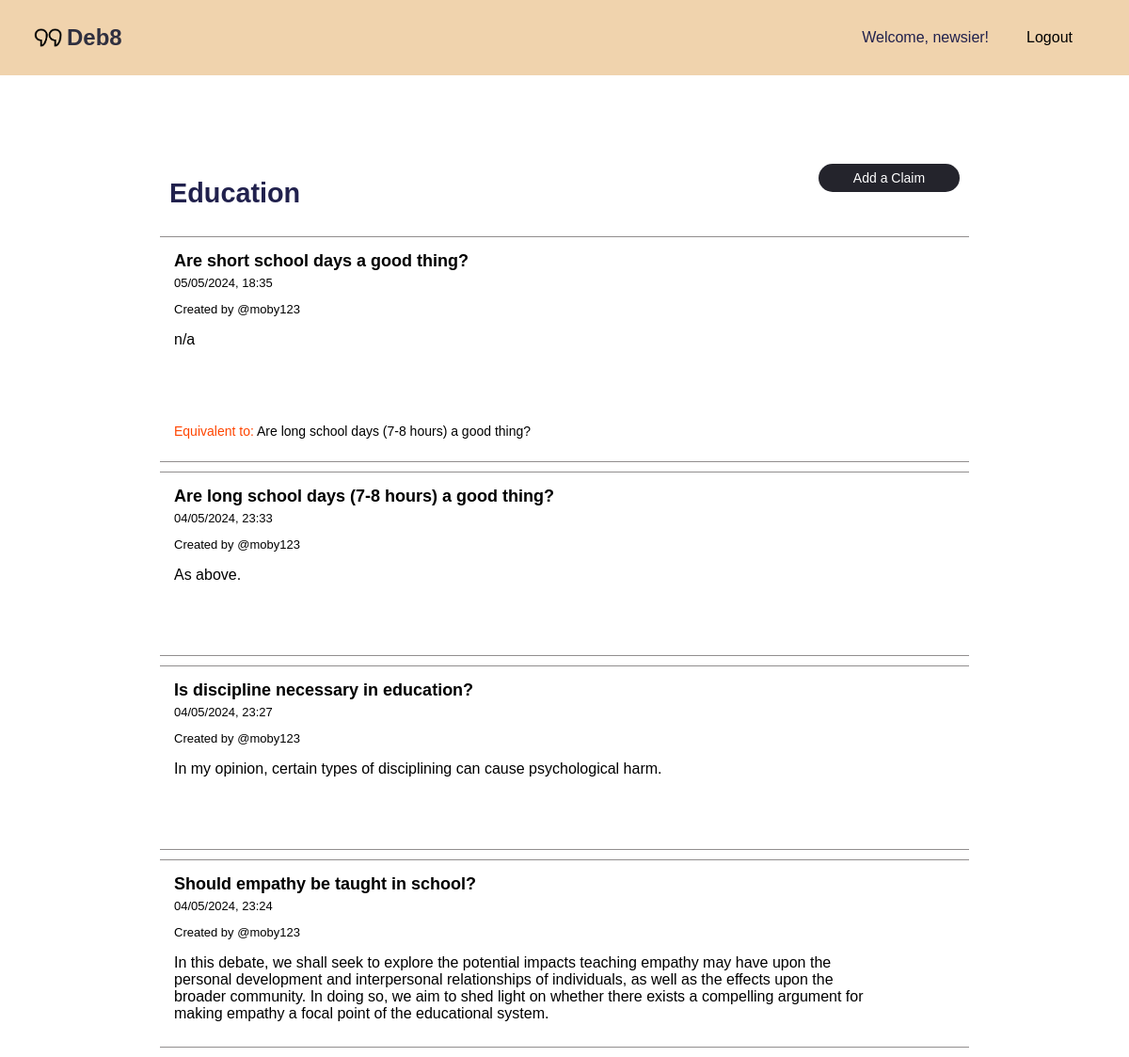
Page /topic/60 (signed in) on the committed database.
### tables this page shows
CREATE TABLE topic (
    topicID INTEGER PRIMARY KEY AUTOINCREMENT,
    topicName TEXT NOT NULL,
    postingUser INTEGER,
    creationTime INTEGER NOT NULL DEFAULT (strftime('%m/%d/%Y %H:%M:%S', 'now')),
    updateTime INTEGER NOT NULL DEFAULT (strftime('%m/%d/%Y %H:%M:%S', 'now')),
    FOREIGN KEY (postingUser) REFERENCES user(userID) ON DELETE SET NULL ON UPDATE CASCADE
);

CREATE TABLE claim (
    claimID INTEGER PRIMARY KEY AUTOINCREMENT,
    topic INTEGER NOT NULL REFERENCES topic(topicID) ON DELETE CASCADE ON UPDATE CASCADE,
    postingUser INTEGER REFERENCES user(userID) ON DELETE SET NULL ON UPDATE CASCADE,
    creationTime INTEGER NOT NULL DEFAULT (strftime('%m/%d/%Y %H:%M', 'now')),
    updateTime INTEGER NOT NULL DEFAULT (strftime('%m/%d/%Y %H:%M', 'now')),
    claimHeader VARCHAR(100),
    text TEXT NOT NULL
);

CREATE TABLE claimToClaimType (
    claimRelTypeID INTEGER NOT NULL PRIMARY KEY AUTOINCREMENT,
    claimRelType TEXT NOT NULL
);

CREATE TABLE claimToClaim (
    claimRelID INTEGER NOT NULL PRIMARY KEY AUTOINCREMENT,
    first INTEGER NOT NULL REFERENCES claim(claimID) ON DELETE CASCADE ON UPDATE CASCADE,
    second INTEGER NOT NULL REFERENCES claim(claimID) ON DELETE CASCADE ON UPDATE CASCADE,
    claimRelType INTEGER NOT NULL REFERENCES claimToClaimType(claimRelTypeID) ON DELETE CASCADE ON UPDATE CASCADE,
    CONSTRAINT claimToClaimUnique UNIQUE (first, second)
);

### app.py (the view)
@app.route('/topic/<int:topicId>')
def topic(topicId):
    try:
        with sqlite3.connect('debate.sqlite') as connection:
            cursor = connection.cursor()
            cursor.execute('SELECT * FROM topic WHERE topicID = ? ORDER BY creationTime DESC' , (topicId,))
            topic = cursor.fetchone()
            if topic is None:
                return "Topic not found", 404
            topic_data = {'topicID': topic[0], 'topicName': topic[1]}
            context = {
                'topic_data': topic_data,
                'logged_in': session.get('logged_in', False),
                'username': session.get('username', None)
            }
            cursor.execute('''
                SELECT c.claimID, c.topic, c.postingUser, c.creationTime, c.updateTime, c.claimHeader, c.text, ct.claimRelType
                FROM claim c
                LEFT JOIN claimToClaim cc ON (c.claimID = cc.first OR c.claimID = cc.second)
                LEFT JOIN claimToClaimType ct ON cc.claimRelType = ct.claimRelTypeID
                WHERE c.topic = ? ORDER BY c.creationTime DESC
            ''', (topicId,))
            claims = cursor.fetchall()
            claim_data_list = []
            for claim in claims:
                cursor.execute('''
                    SELECT cc.second, cc.claimRelType, c.claimHeader
                    FROM claimToClaim cc
                    JOIN claim c ON cc.second = c.claimID
                    WHERE cc.first = ?
                ''', (claim[0],))
                related_claims = cursor.fetchall()
                related_claims_list = [{
                    'claimID': rel[0],
                    'relation': rel[1],
                    'claimHeader': rel[2]
                } for rel in related_claims]
                claim_data = {
                    'claimID': claim[0],
                    'topic': claim[1],
                    'postingUser': claim[2],
                    'creationTime': claim[3],
                    'updateTime': claim[4],
                    'claimHeader': claim[5],
                    'text': claim[6],
                    'claimType': claim[7] or "Unknown Type",
                    'relatedClaims': related_claims_list
                }
                claim_data_list.append(claim_data)
            related_claims_json = json.dumps(claim_data_list)
            context['claims'] = claim_data_list
            return render_template('topic.html', context=context, related_claims_json=related_claims_json)
    except Exception as e:
        return f"An error occurred while fetching topic: {e}"

### templates/topic.html (shortened to what this page needs)
{% extends "base.html" %}
{% block head %}
<link rel="stylesheet" type="text/css" href="{{url_for('static', filename='topic.css')}}">
{% endblock %}
{% block content %}
<div class="main-container">
    <div class="main-header">
        <h3 id="topic-header">{{ context.topic_data.topicName }}</h3>
        <p id="add" class="add" style="cursor: pointer;">Add a Claim</p>
    </div>
    <div class="claims">
        {% for claim in context.claims %}
        <div class="claim-container">
            <a id="header" href="{{ url_for('view_claim', claim_id=claim.claimID) }}">{{claim.claimHeader}}</a>
            <div class="first-cont">
                <p class="info" id="time">{{claim.creationTime}}</p>
                <p class="info-user">Created by @{{claim.postingUser}}</p>
            </div>
            <div class="claim-info">
                <div class="text">
                    <p>{{ claim.text }}</p>
                </div>
            </div>
            {% if claim.relatedClaims %}
            <div class="orange">
                <p>{{ claim.claimType }} to:
                    {% for related in claim.relatedClaims %}
                        <a href="/claim/{{ related.claimID }}" class="related-claim-link">{{ related.claimHeader }}</a>
                    {% endfor %}
                </p>
            </div>
        {% endif %}
        </div>
        {% endfor %}
    </div>
</div>
{% endblock %}

### static/base.css (style rules this page uses)
* { font-family: Arial; }
body { padding: 0; margin: 0; background-color: white; }
a { text-decoration: none; cursor: pointer; color: black; }
.main-header h3 { color: #21214d; font-size: 1.8rem; }
h3 { color: #21214d; font-size: 1.8rem; }

### static/topic.css (style rules this page uses)
.main-container { width: 100vw; min-height: 100vh; height: auto; display: flex; flex-direction: column; align-items: center; justify-content: flex-start; }
.main-header { display: flex; justify-content: space-between; width: 70%; font-size: 1.2rem; margin-top: 10vh; }
.claims { display: flex; flex-direction: column; align-items: center; width: 100%; }
.claim-container { display: flex; flex-direction: column; justify-content: flex-start; align-items: flex-start; width: 70%; margin-bottom: 10px; padding: 10px; background-color: white; border-top: 0.5px solid #918e8e; border-bottom: 0.5px solid #918e8e; }
#header { color: black; font-size: 18px; font-weight: 600; margin-right: 7px; margin-top: 0; padding: 5px; }
#add, .add { display: flex; justify-content: center; align-items: center; height: 30px; width: 150px; color: white; background-color: #24242c; border-radius: 15px; font-size: 14px; }
.claim-info { display: flex; flex-direction: column; margin-left: 5px; align-items: flex-start; width: 90%; min-height: 100px; margin-left: 5px; }
.info { font-size: 13px; margin: 0 0 0 5px; }
.info-user { margin-left: 5px; margin-bottom: 0; font-size: 13px; }
.first-cont { display: flex; flex-direction: column; height: auto; min-width: 200px; justify-content: flex-start; align-items: flex-start; }
.orange { color: orangered; font-size: 14px; margin-top: 0; margin-left: 5px; }

### rows in the picture
topic: topic_data.topicName "Education"
claim: claimHeader "Are short school days a good thing?", creationTime "05/05/2024, 18:35", postingUser "moby123", text "n/a", claimType "Equivalent"
claimToClaim: claimHeader "Are long school days (7-8 hours) a good thing?"
claim: claimHeader "Are long school days (7-8 hours) a good thing?", creationTime "04/05/2024, 23:33", postingUser "moby123", text "As above."
claim: claimHeader "Is discipline necessary in education?", creationTime "04/05/2024, 23:27", postingUser "moby123", text "In my opinion, certain types of disciplining can cause psychological harm."
claim: claimHeader "Should empathy be taught in school?", creationTime "04/05/2024, 23:24", postingUser "moby123", text "In this debate, we shall seek to explore the potential impacts teaching empathy may have upon the personal development and interpersonal relationships of individuals, as well as the effects upon the broader community. In doing so, we aim to shed light on whether there exists a compelling argument for making empathy a focal point of the educational system."

### other values in the picture
{{ context.username }} "newsier"
